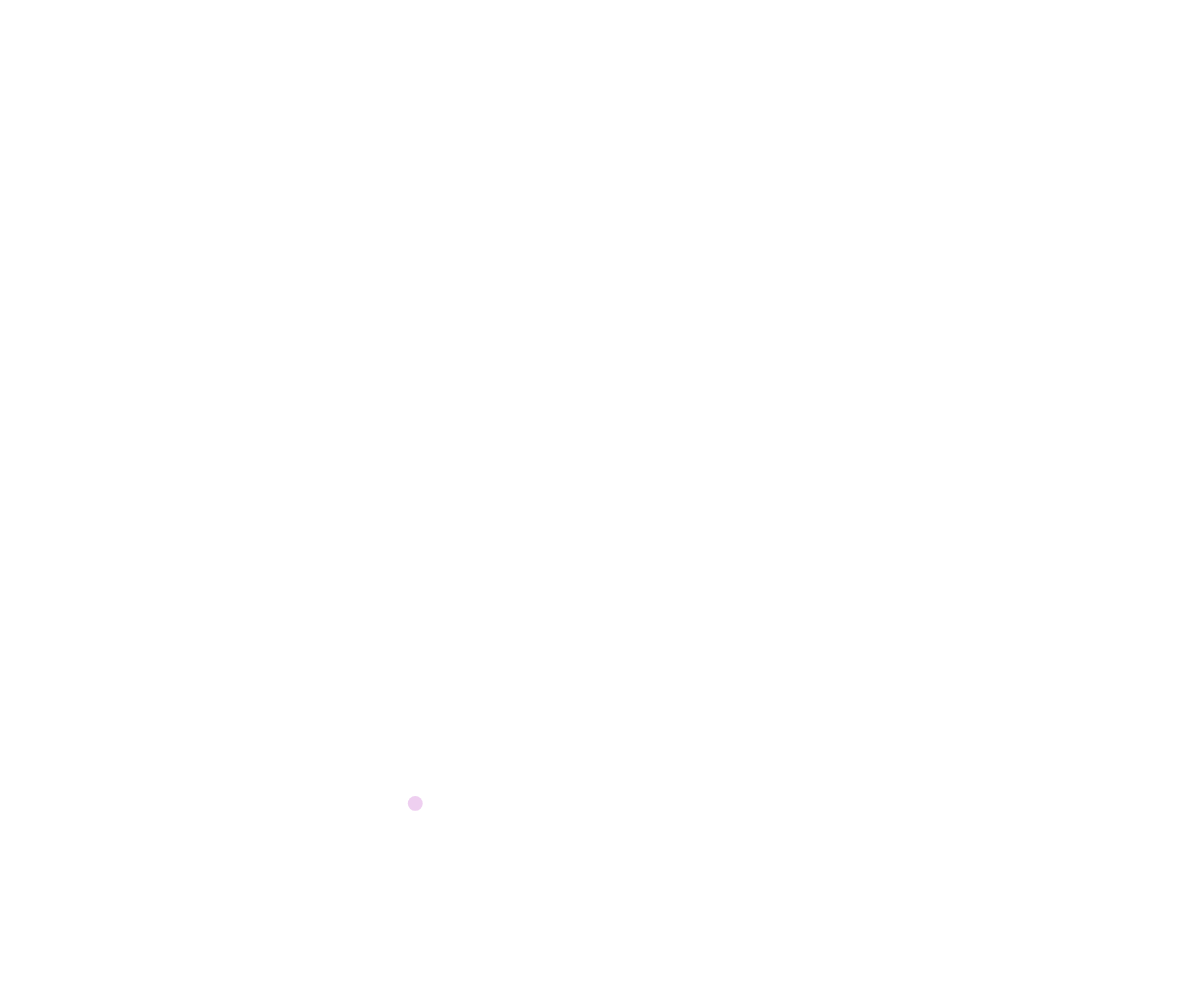
Frame 1 (no input)
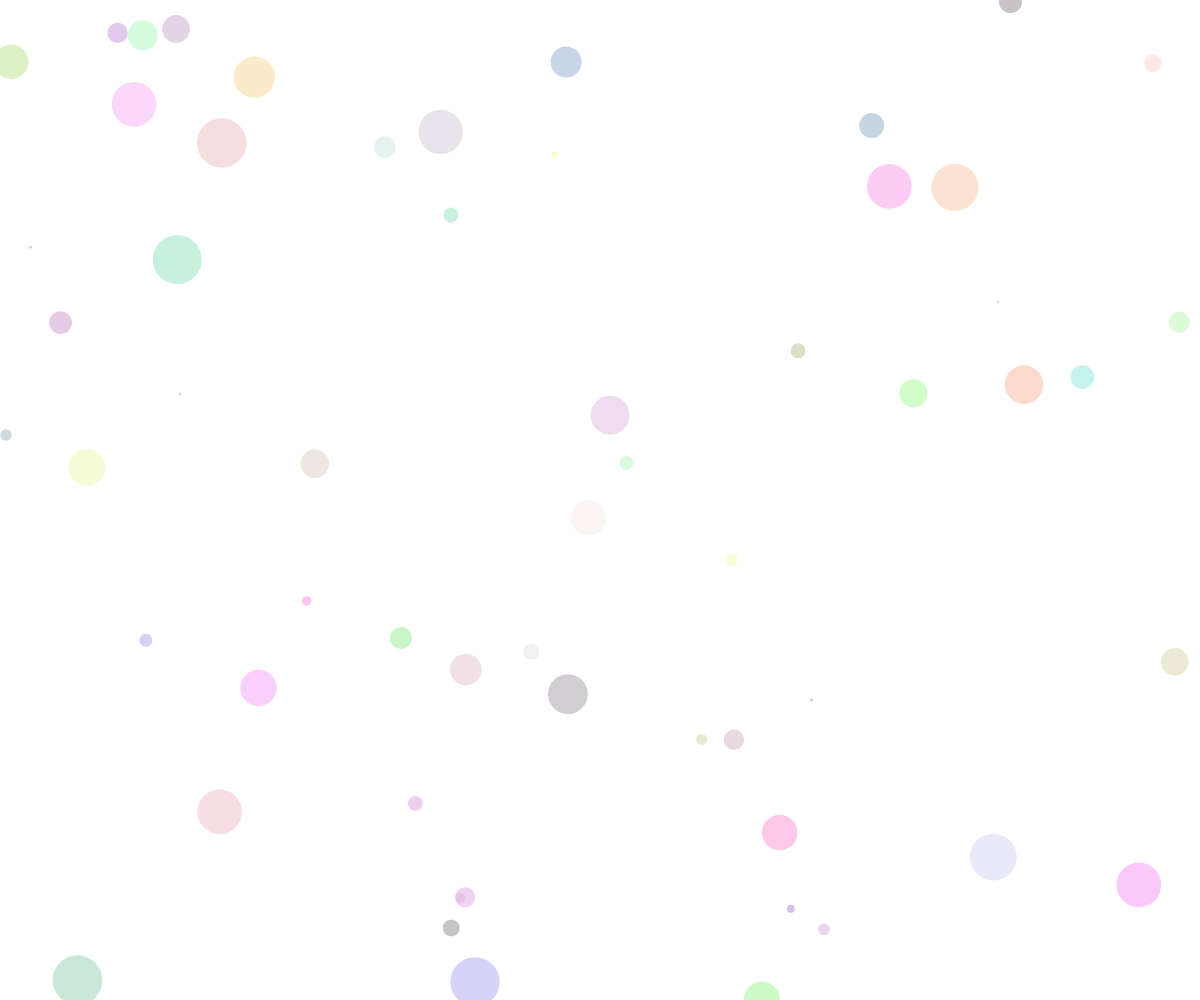
Frame 60 (no input)
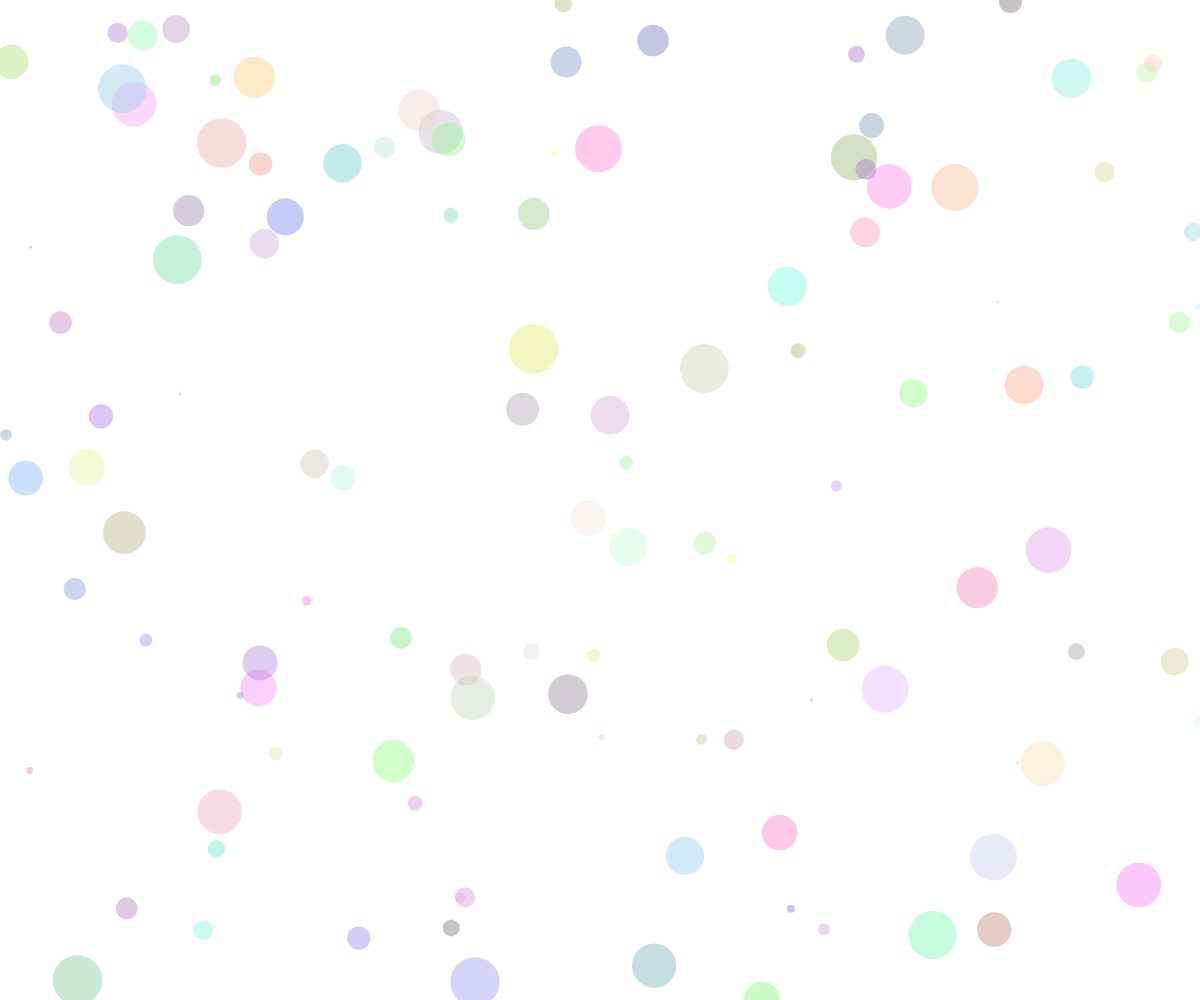
Frame 120 (the mouse pressed at the canvas centre since frame 60)

The p5.js sketch that drew these frames (run headless with seeded random() and noise() and a simulated clock; from frame 60 on, the mouse is pressed at the canvas centre):

// p5.js sketch
// ── sketch.js
let r, g, b;
let x, y;
let size;

function setup() {
	createCanvas(windowWidth, windowHeight);
	noStroke();
	background(255);
}

function draw() {
	r = random(100, 255);
	g = random(100, 255);
	b = random(100, 255);

	x = random(width);
	y = random(height);

	size = random(50);

	fill(r, g, b, 100);
	circle(x, y, size);
}
